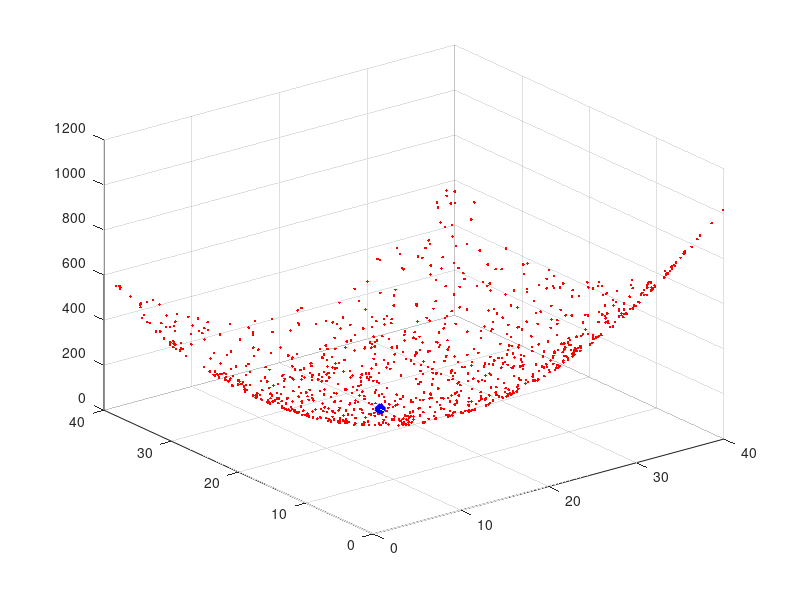

MATLAB code to generate this figure:
% PSO : Particle Swarm Optimization (VECTORIZED)
% particle swarm optimization (PSO) is a computational method that 
% optimizes a problem by iteratively trying to improve a candidate 
% solution with regard to a given measure of quality. PSO optimizes 
% a problem by having a population of candidate solutions, here dubbed 
% particles, and moving these particles around in the search-space 
% according to simple mathematical formulae over the particle's position 
% and velocity. Each particle's movement is influenced by its local best 
% known position but, is also guided toward the best known positions 
% in the search-space, which are updated as better positions are found 
% by other particles. This is expected to move the swarm toward the best solutions.
%
% this function is written as a simple example of PSO
% in order to optimiza other functions you have to change the objective
% function.
%
% to increase the efficieny of the PSO this version is a vectorized version
% for MATLAB.
%
% -----------------------------------
% code: REZA AHMADZADEH  (based on the original code by Wesam Elshamy)
% (reza.ahmadzadeh@iit.it)
% -----------------------------------
clc;clear all;close all;
%% initialization
%
swarm_size = 64;                       % number of the swarm particles
maxIter = 50;                          % maximum number of iterations
inertia = 1.0;
correction_factor = 2.0;
% set the position of the initial swarm
a = 1:8;
[X,Y] = meshgrid(a,a);
C = cat(2,X',Y');
D = reshape(C,[],2);
swarm(1:swarm_size,1,1:2) = D;          % set the position of the particles in 2D
swarm(:,2,:) = 0;                       % set initial velocity for particles
swarm(:,4,1) = 1000;                    % set the best value so far

plotObjFcn = 1;                         % set to zero if you do not need a final plot

%% define the objective funcion here (vectorized form)
objfcn =  @(x)(x(:,1) - 20).^2 + (x(:,2) - 25).^2;

tic;
%% The main loop of PSO
for iter = 1:maxIter
    swarm(:, 1, 1) = swarm(:, 1, 1) + swarm(:, 2, 1)/1.3;       %update x position with the velocity
    swarm(:, 1, 2) = swarm(:, 1, 2) + swarm(:, 2, 2)/1.3;       %update y position with the velocity
    x = swarm(:, 1, 1);                                         % get the updated position
    y = swarm(:, 1, 2);                                         % updated position
    fval = objfcn([x y]);                                       % evaluate the function using the position of the particle
    
    % compare the function values to find the best ones
    for ii = 1:swarm_size
        if fval(ii,1) < swarm(ii,4,1)
            swarm(ii, 3, 1) = swarm(ii, 1, 1);                  % update best x position,
            swarm(ii, 3, 2) = swarm(ii, 1, 2);                  % update best y postions
            swarm(ii, 4, 1) = fval(ii,1);                       % update the best value so far
        end
    end
    
    [~, gbest] = min(swarm(:, 4, 1));                           % find the best function value in total
    
    % update the velocity of the particles
    swarm(:, 2, 1) = inertia*(rand(swarm_size,1).*swarm(:, 2, 1)) + correction_factor*(rand(swarm_size,1).*(swarm(:, 3, 1) ...
        - swarm(:, 1, 1))) + correction_factor*(rand(swarm_size,1).*(swarm(gbest, 3, 1) - swarm(:, 1, 1)));   %x velocity component
    swarm(:, 2, 2) = inertia*(rand(swarm_size,1).*swarm(:, 2, 2)) + correction_factor*(rand(swarm_size,1).*(swarm(:, 3, 2) ...
        - swarm(:, 1, 2))) + correction_factor*(rand(swarm_size,1).*(swarm(gbest, 3, 2) - swarm(:, 1, 2)));   %y velocity component
    
    % plot the particles
    clf;plot(swarm(:, 1, 1), swarm(:, 1, 2), 'bx');             % drawing swarm movements
    axis([-2 40 -2 40]);
    pause(.1);                                                 % un-comment this line to decrease the animation speed
    disp(['iteration: ' num2str(iter)]);
end
toc
%% plot the function
if plotObjFcn
    ub = 40;
    lb = 0;
    npoints = 1000;
    x = (ub-lb) .* rand(npoints,2) + lb;
    for ii = 1:npoints
        f = objfcn([x(ii,1) x(ii,2)]);
        plot3(x(ii,1),x(ii,2),f,'.r');hold on
    end
    plot3(swarm(1,3,1),swarm(1,3,2),swarm(1,4,1),'xb','linewidth',5,'Markersize',5);grid
end
